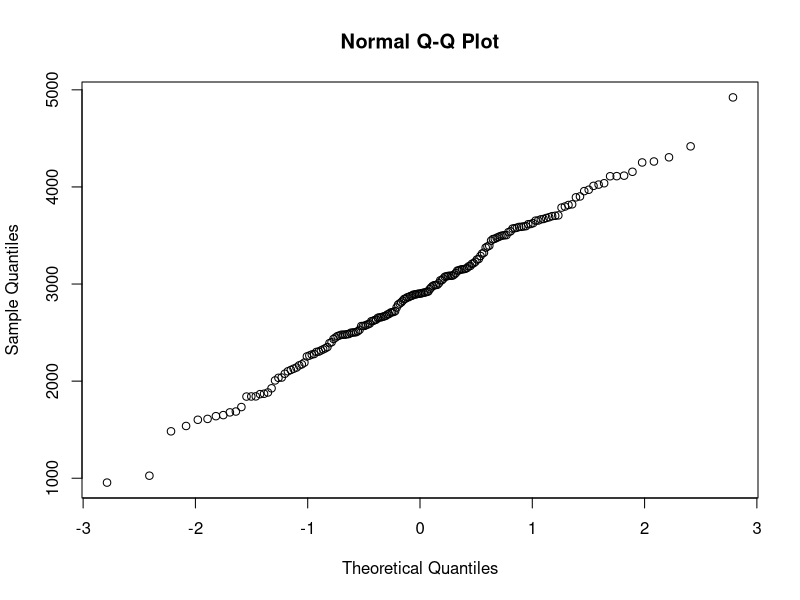
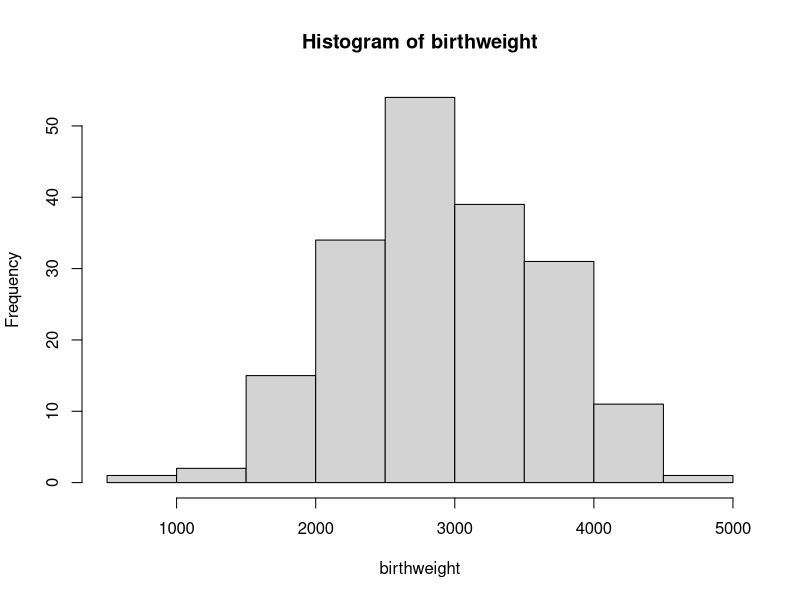
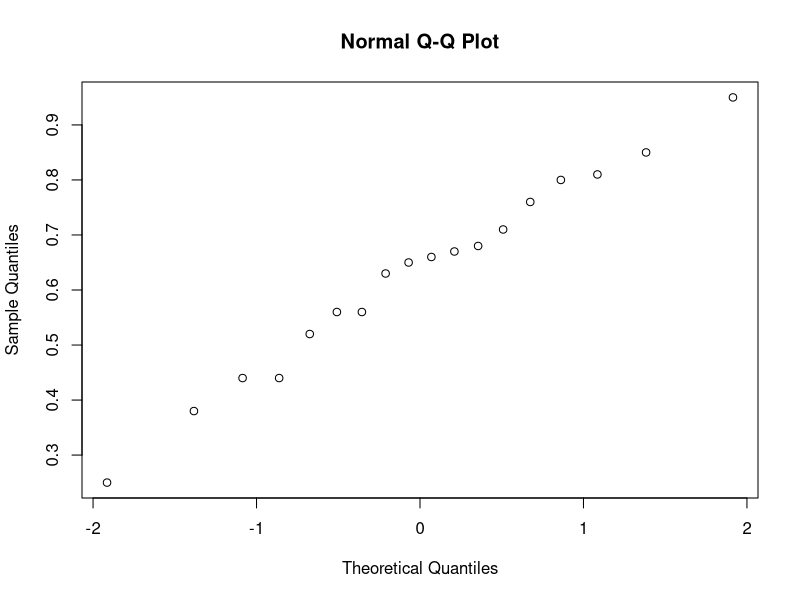
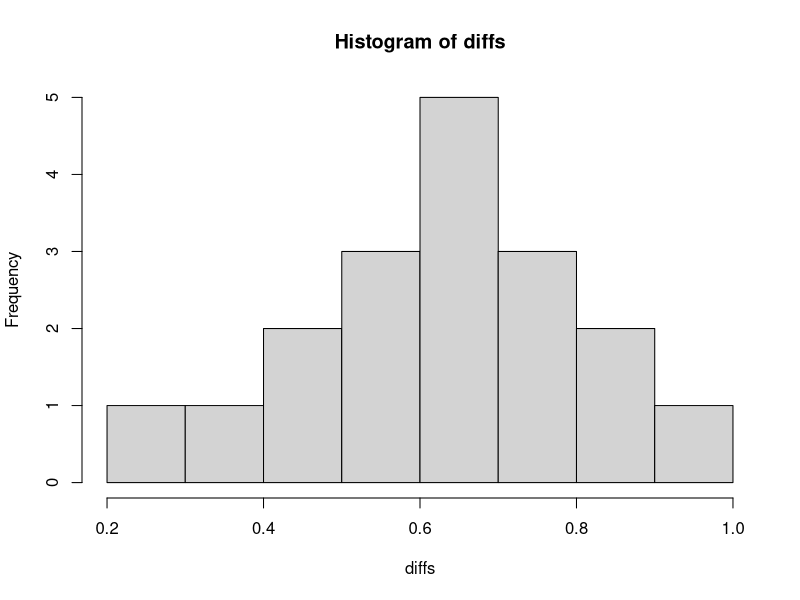
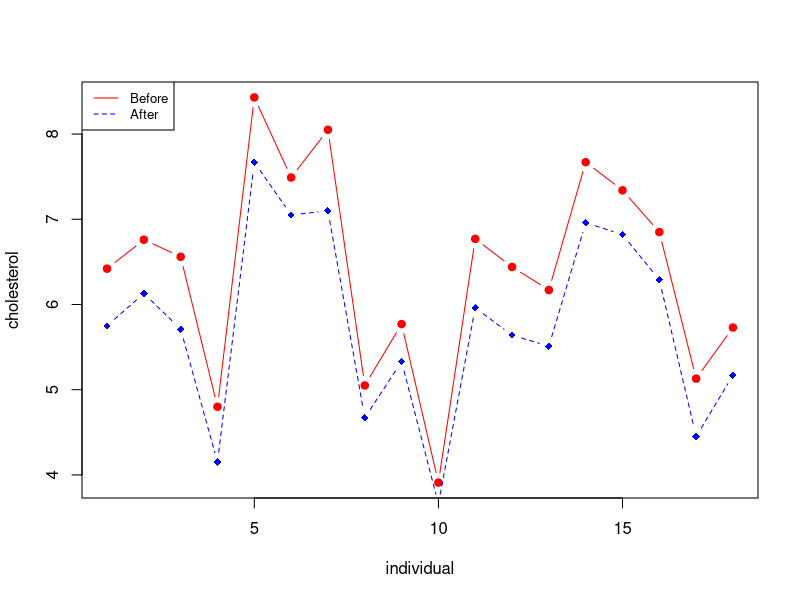
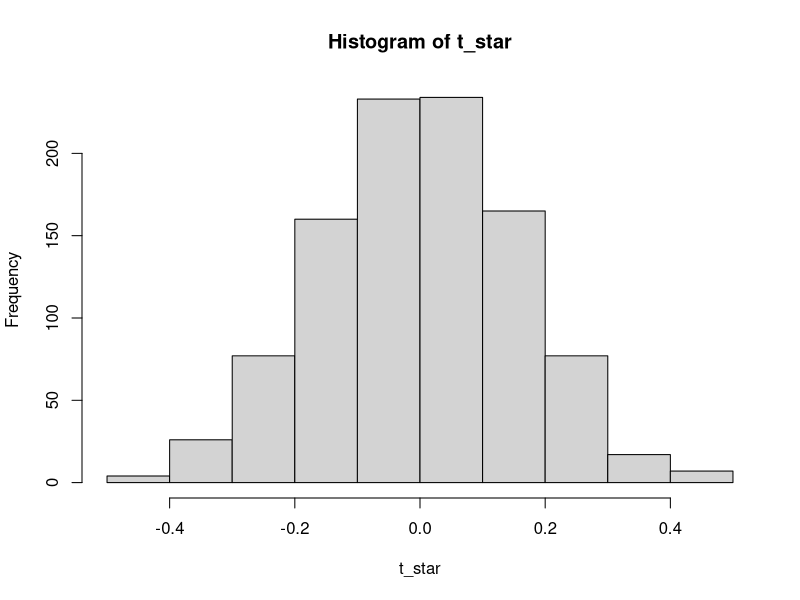
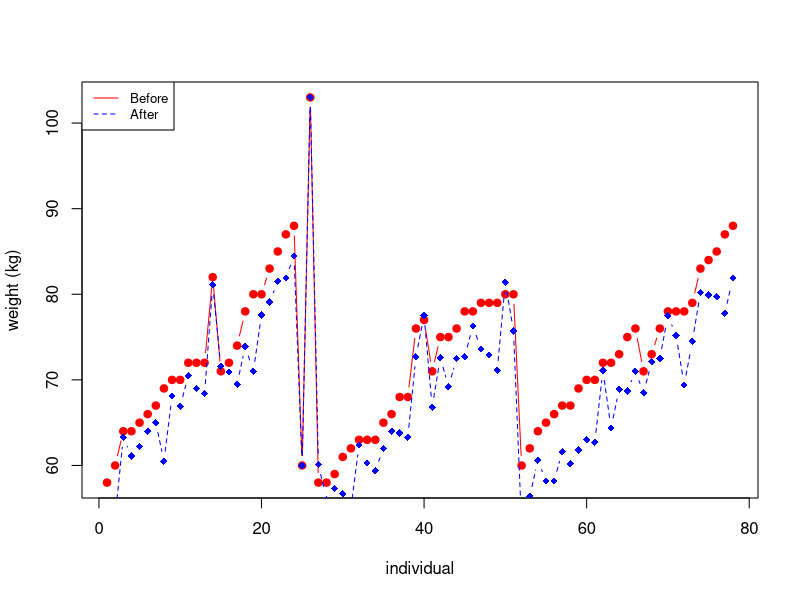
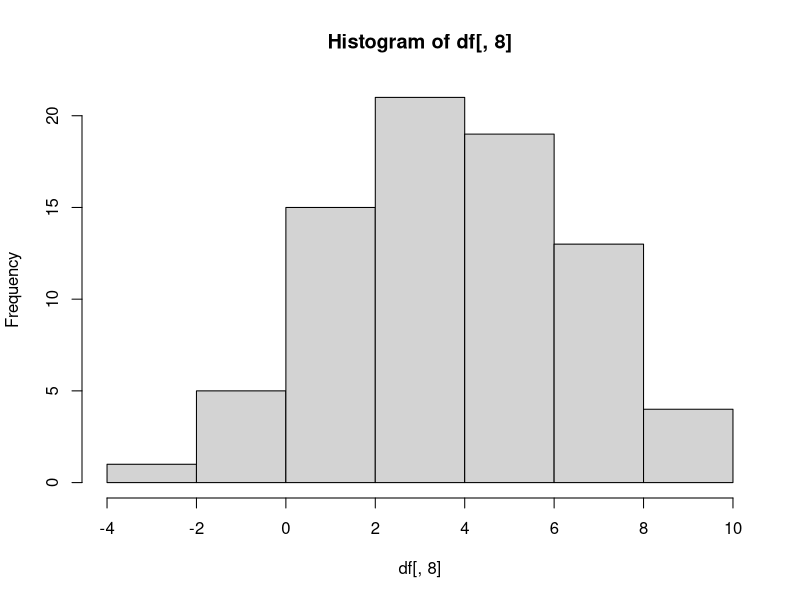

The R script that drew these images, in order:
## ---- chunk 1
options(digits=3)
## ---- chunk 2
birthweight <- readLines("data/birthweight.txt")
birthweight <- as.double(birthweight[2:length(birthweight)])
birthweight
## ---- chunk 3
length(birthweight)
## ---- chunk 4
birthweight_mean <- mean(birthweight)
birthweight_mean
## ---- chunk 5
qqnorm(y = birthweight)
## ---- chunk 6
hist(birthweight)
# add density line
# lines(density(birthweight), col="blue",lwd=2)
## ---- chunk 7
shapiro.test(birthweight)
# H0 - normal distribution, H1 - not normal
## ---- chunk 8
t.test(birthweight, conf.level = 0.96)
## ---- chunk 9
B <- 1000
alpha <- 0.04
T_star <- numeric(B)

for(i in 1:B) {
  X_star <- sample(birthweight, replace = TRUE)
  T_star[i] <- mean(X_star)
}

T_star_q2 <- quantile(T_star, alpha/2)
T_star_q98 <- quantile(T_star, 1 - alpha/2)

c(2*birthweight_mean - T_star_q98, 2*birthweight_mean - T_star_q2)
## ---- chunk 10
sum(T_star<T_star_q2)
## ---- chunk 11
t.test(birthweight, alternative = "greater", mu=2800)
## ---- chunk 12
greater_weight <- as.integer(birthweight > 2800)
binom.test(sum(greater_weight), length(greater_weight), p=0.5, alt="g")
## ---- chunk 13


## ---- chunk 14

## ---- chunk 15
prop.test(c(61, 65), c(95, 93))
## ---- chunk 16
df <- as.data.frame(read.table("data/cholesterol.txt", header=TRUE))
head(df)
## ---- chunk 17
diffs <- df[, 1] - df[, 2]
diffs
qqnorm(diffs)
## ---- chunk 18
hist(diffs)
## ---- chunk 19
shapiro.test(diffs)
## ---- chunk 20
shapiro.test(df[, 1])
shapiro.test(df[, 2])
## ---- chunk 21
cor.test(df[, 1], df[, 2], method="pearson")
## ---- chunk 22
# Create a first line
plot(1:length(df[, 1]), df[, 1], type = "b", pch=19, col = "red", xlab = "individual", ylab = "cholesterol")
lines(1:length(df[, 2]), df[, 2], pch=18, col = "blue", type = "b", lty=2)
legend("topleft", legend=c("Before", "After"), col=c("red", "blue"), lty = 1:2, cex=0.8)
## ---- chunk 23
t.test(df[, 1], df[, 2], paired=2)
## ---- chunk 24
diff_mean <- function(x, y) {
  return(mean(x-y))
}

# original dataframe
stats <- diff_mean(df[, 1], df[, 2])
stats

B <- 1000
t_star <- numeric(B)

for (i in 1:B) {
  diff_star <- t(apply(cbind(df[, 1], df[, 2]), 1, sample))
  t_star[i] <- diff_mean(diff_star[, 1], diff_star[, 2])
}

hist(t_star)
# plot(rep(stats, 2), c(0, 50), col="red", lwd=2)
lines(rep(stats, 2), c(0, 50), col="red", lwd=2)
## ---- chunk 25
# calculating p-value
pl <- sum(t_star < stats) / B
pr <- sum(t_star > stats) / B

p <- 2*min(pl, pr)
p
## ---- chunk 26

mu <- mean(df[, 2])
mu # bar{x}

s <- sd(df[, 2])
s

theta_hat <- 2*mu - 3
theta_hat

alpha <- 0.05

n <- length(df[, 2])
t_alpha <- qt(1 - alpha/2, df=n)
t_alpha

theta_l <- theta_hat - t_alpha*s/sqrt(n)
theta_r <- theta_hat + t_alpha*s/sqrt(n)
c("[", theta_l,",", theta_r, "]")
## ---- chunk 27
t <- max(df[, 2])
t

n <- length(df[, 2])
n

for (theta in 3:12) {
  B <- 1000
  t_star <- numeric(B)
  
  for (i in 1:B) {
    x_star <- runif(n, min = 3, max = theta)
    t_star[i] <- max(x_star)
  }
  
  pl <- sum(t_star < t)/B
  pr <- sum(t_star > t)/B
  
  p <- 2* min(pl, pr)
  print(paste("Theta =", theta, ", ", p))
}
## ---- chunk 28
less_chol <- as.integer(df[, 2] < 6)
binom.test(sum(less_chol), length(less_chol), p=0.5, alt="g")
## ---- chunk 29
less_chol <- as.integer(df[, 2] < 4.5)
binom.test(sum(less_chol),length(less_chol),p=0.25, alt="l")
## ---- chunk 30
df <- as.data.frame(read.table("data/diet.txt", header=TRUE))
df["weight.lost"] <- df["preweight"] - df["weight6weeks"]
head(df)
## ---- chunk 31
# Create a first line
plot(1:length(df[,5]), df[,5], type = "b", pch=19, col = "red", xlab = "individual", ylab = "weight (kg)")
lines(1:length(df[,7]), df[,7], pch=18, col = "blue", type = "b", lty=2)
legend("topleft", legend=c("Before", "After"), col=c("red", "blue"), lty = 1:2, cex=0.8)
## ---- chunk 32
t.test(df[,5], df[,7], paired=TRUE)
## ---- chunk 33
hist(df[,8])
## ---- chunk 34
qqnorm(df[,8])
## ---- chunk 35
shapiro.test(df[,8])
## ---- chunk 36
df$diet <- as.factor(df$diet)
dietaov=lm(weight.lost~diet,data=df)
anova(dietaov)
summary(dietaov)
## ---- chunk 37
# Checking assumptions
qqnorm(residuals(dietaov))
plot(fitted(dietaov), residuals(dietaov))
## ---- chunk 38
kruskal.test(df$weight.lost, df$diet)
## ---- chunk 39
df$gender <- as.factor(df$gender)
dietgenderaov <- lm(weight.lost~gender*diet,data=df)
anova(dietgenderaov)
## ---- chunk 40
summary(dietgenderaov)
## ---- chunk 41
par(mfrow=c(1, 2))
interaction.plot(df$gender, df$diet, df$weight.lost)
interaction.plot(df$diet, df$gender, df$weight.lost)
## ---- chunk 42
genderaov <- lm(weight.lost~gender,data=df)
anova(genderaov)
summary(genderaov)
## ---- chunk 43
# Checking assumptions
par(mfrow=c(1, 2))
qqnorm(residuals(dietgenderaov))
plot(fitted(dietgenderaov), residuals(dietgenderaov))
## ---- chunk 44
print(paste('Diet 1:', dietaov$coefficients[1]))
print(paste('Diet 2:', dietaov$coefficients[1] + dietaov$coefficients[2]))
print(paste('Diet 3:', dietaov$coefficients[1] + dietaov$coefficients[3]))
## ---- chunk 45
require("MASS")
## ---- chunk 46
B <- 6
P <- 4
T <- 3

process <- c()
for (i in 1:B) {
  block <- c()
  for (tr in 1:T) {
    block <- cbind(block, as.numeric(sample(1:P) > 2))
  }
  process <- rbind(process, block)
}
process
## ---- chunk 47
interaction.plot(npk$block, npk$N, npk$yield)
## ---- chunk 48
# We do plus as we don't care about interactions
npk2anova <- lm(yield~block+N, data=npk)
anova(npk2anova)
## ---- chunk 49
summary(npk2anova)
